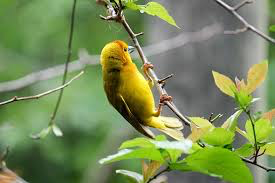
#> input picture PA1/Images/image3.png, 275 x 183 px
$ python gradientOps.py
#> lines starting #> are read from the running program, lines starting #| are printed output that depends on the picture
# gradientOps.py
# John Hacker's Gradient Operations
# CAP 4453 Spring 19

'''
    I displayed the results of backward, forward, and central finite
difference in the x and y axes and then showed the magnitude of the RGB
values between the x and y gradients for each direction.
'''

import PIL
import matplotlib
import numpy
import scipy
import svmutil
import cv2

from PIL import Image
from matplotlib import pyplot
from scipy import ndimage

# Input: image
# Output: image with backward finite differene applied
def backwardX(img):
    # Create the kernel
    kernel = numpy.array([[-1, 1]]) / 2

    # Return the smoothed image
    return cv2.filter2D(img, -1, kernel)

# Input: image
# Output: image with forward finite differene applied
def forwardX(img):
    # Create the kernel
    kernel = numpy.array([[1, -1]]) / 2

    # Return the smoothed image
    return cv2.filter2D(img, -1, kernel)

# Input: image
# Output: image with central finite differene applied
def centralX(img):
    # Create the kernel
    kernel = numpy.array([[1, 0, -1]]) / 2

    # Return the smoothed image
    return cv2.filter2D(img, -1, kernel)


# Input: image
# Output: image with backward finite differene applied
def backwardY(img):
    # Create the kernel
    kernel = numpy.array([[1], [-1]]) / 2

    # Return the smoothed image
    return cv2.filter2D(img, -1, kernel)

# Input: image
# Output: image with forward finite differene applied
def forwardY(img):
    # Create the kernel
    kernel = numpy.array([[-1], [1]]) / 2

    # Return the smoothed image
    return cv2.filter2D(img, -1, kernel)

# Input: image
# Output: image with central finite differene applied
def centralY(img):
    # Create the kernel
    kernel = numpy.array([[-1], [0], [1]]) / 2

    # Return the smoothed image
    return cv2.filter2D(img, -1, kernel)


# Returns an image that is the magnitde of two given images
def gradientMag(imgX, imgY):
    # Find the size of the image
    height = imgX.shape[0]
    width = imgX.shape[1]

    #imgMag = numpy.ones((width, height, 3), numpy.float32)
    imgMag = numpy.ndarray((height, width, 3))

    # Loop through all the pixels in the kernel
    for i in range(0, height):
        for j in range(0, width):
            for k in range(0, 3):
                # Make the current pixel the magnitude of the other two images
                imgMag[i][j][k] = int(numpy.sqrt((numpy.square(int(imgX[i][j][k]))) + (numpy.square(int(imgY[i][j][k])))))

    imgMag = imgMag.astype(int)

    return imgMag

# Open the images
img = cv2.imread("./Images/image3.png")
#> img is the input picture: shape (183, 275, 3); mean B, G, R 88.7, 139.3, 121.3

# Apply the gaussian filter to the image2s with sigmas 3, 5, and 7
backX = backwardX(img)
#> in backwardX, `return cv2.filter2D(img, -1, kernel)`:
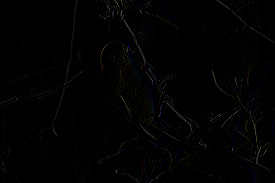
#> returned value: shape (183, 275, 3); mean of channels 0, 1, 2 2, 2, 2; drawn as B, G, R
backY = backwardY(img)
#> in backwardY, `return cv2.filter2D(img, -1, kernel)`:
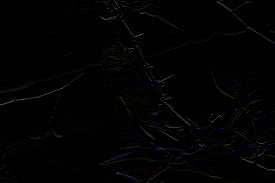
#> returned value: shape (183, 275, 3); mean of channels 0, 1, 2 2.3, 2.2, 2.2; drawn as B, G, R

# Find the magnitudes of the two forward gradient images
backMag = gradientMag(backX, backY)

# Plot the forward gradients of image3
pyplot.subplot(331), pyplot.imshow(backX), pyplot.title('X Backward')
pyplot.xticks([]), pyplot.yticks([])
pyplot.subplot(332), pyplot.imshow(backY), pyplot.title('Y Backward')
pyplot.xticks([]), pyplot.yticks([])
pyplot.subplot(333), pyplot.imshow(backMag), pyplot.title('Magnitude Backward')
pyplot.xticks([]), pyplot.yticks([])

# Apply the gaussian filter to the image2s with sigmas 3, 5, and 7
forX = forwardX(img)
#> in forwardX, `return cv2.filter2D(img, -1, kernel)`:
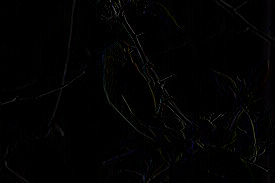
#> returned value: shape (183, 275, 3); mean of channels 0, 1, 2 2, 1.9, 2; drawn as B, G, R
forY = forwardY(img)
#> in forwardY, `return cv2.filter2D(img, -1, kernel)`:
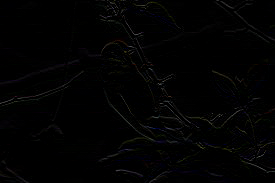
#> returned value: shape (183, 275, 3); mean of channels 0, 1, 2 2.3, 2.1, 2.2; drawn as B, G, R

# Find the magnitudes of the two forward gradient images
forMag = gradientMag(forX, forY)

# Plot the forward gradients of image3
pyplot.subplot(334), pyplot.imshow(forX), pyplot.title('X Forward')
pyplot.xticks([]), pyplot.yticks([])
pyplot.subplot(335), pyplot.imshow(forY), pyplot.title('Y Forward')
pyplot.xticks([]), pyplot.yticks([])
pyplot.subplot(336), pyplot.imshow(forMag), pyplot.title('Magnitude Forward')
pyplot.xticks([]), pyplot.yticks([])

# Apply the gaussian filter to the image2s with sigmas 3, 5, and 7
centX = centralX(img)
centY = centralY(img)
#> in centralY, `return cv2.filter2D(img, -1, kernel)`:
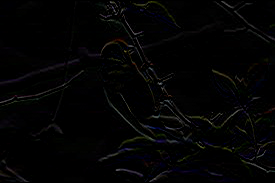
#> returned value: shape (183, 275, 3); mean of channels 0, 1, 2 3.6, 3.3, 3.4; drawn as B, G, R

# Find the magnitudes of the two forward gradient images
centMag = gradientMag(centX, centY)
#> after the loop in gradientMag (call 3), `for i in range(0, height):`:
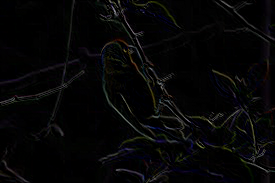
#> imgMag: shape (183, 275, 3) float64; mean B, G, R 6, 5.6, 5.7

# Plot the forward gradients of image3
pyplot.subplot(337), pyplot.imshow(centX), pyplot.title('X Central')
pyplot.xticks([]), pyplot.yticks([])
pyplot.subplot(338), pyplot.imshow(centY), pyplot.title('Y Central')
pyplot.xticks([]), pyplot.yticks([])
pyplot.subplot(339), pyplot.imshow(centMag), pyplot.title('Magnitude Central')
pyplot.xticks([]), pyplot.yticks([])

# Show the plotted images
pyplot.show()
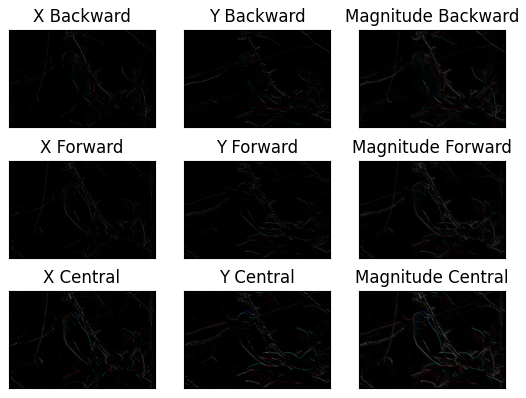
#> figure drawn by matplotlib, 9 panels; B, G, R data is drawn as R, G, B

$ run again, with PA1/Images/image1.png copied over PA1/Images/image3.png
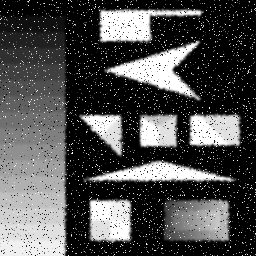
#> input picture PA1/Images/image1.png, 256 x 256 px
#> img is the input picture: shape (256, 256, 3); min 0, max 255, mean 79.3
#> after the loop in gradientMag (call 2), `for i in range(0, height):`:
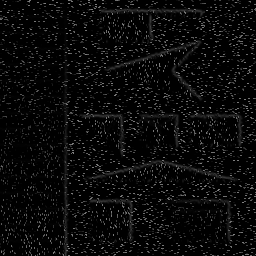
#> imgMag: shape (256, 256, 3) float64; min 0, max 128, mean 10
#> after the loop in gradientMag (call 3), `for i in range(0, height):`:
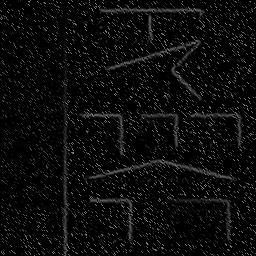
#> imgMag: shape (256, 256, 3) float64; min 0, max 168, mean 11.4
